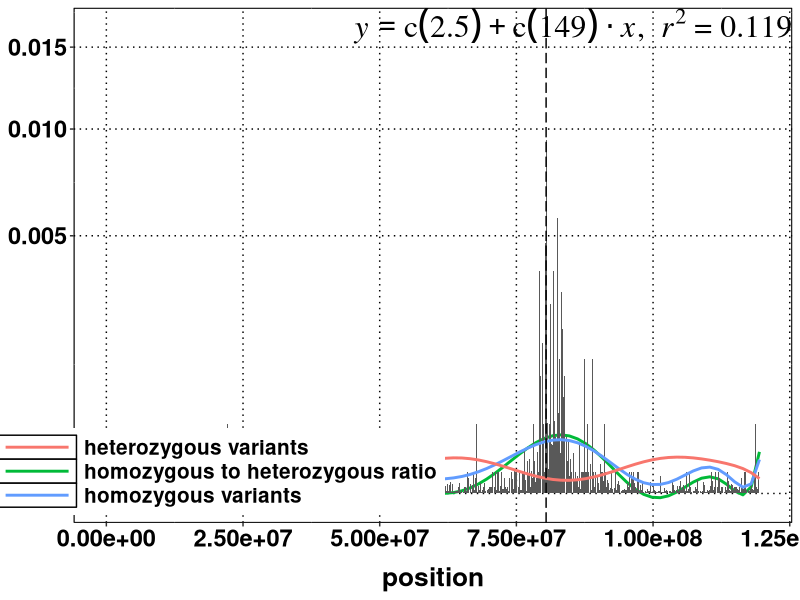
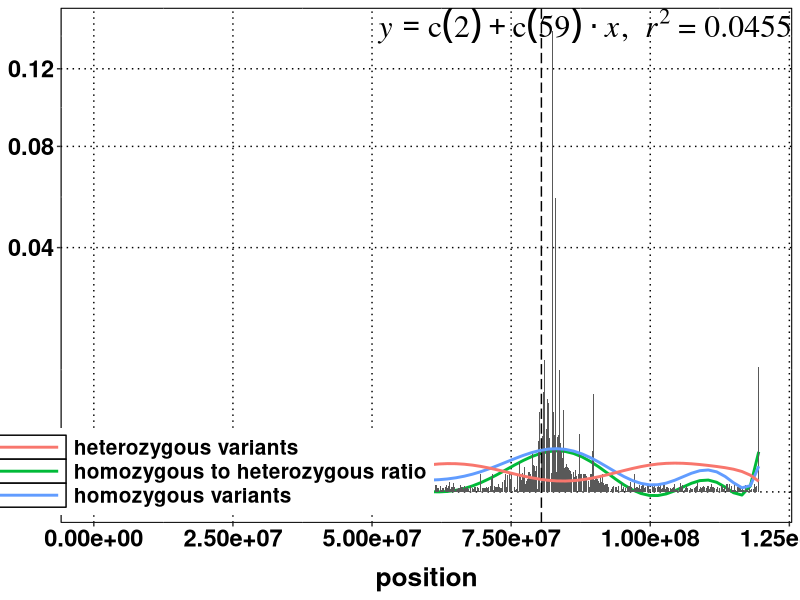
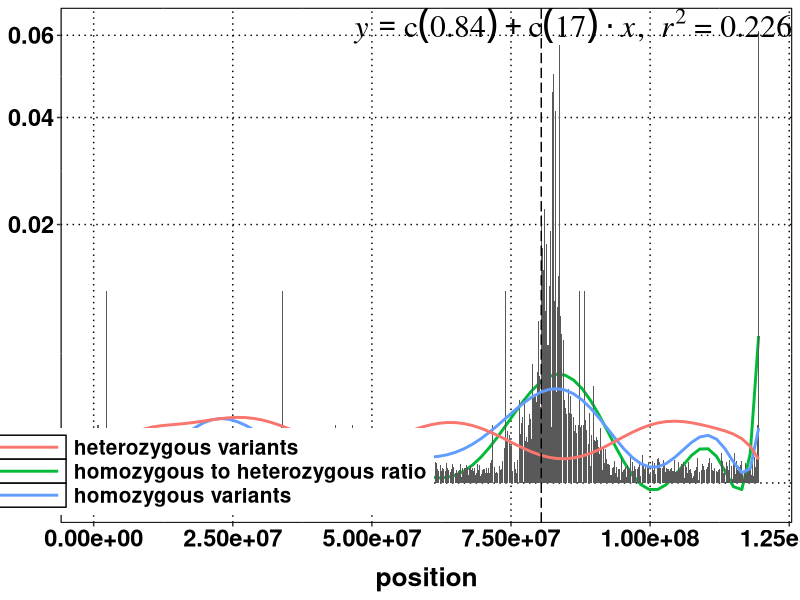
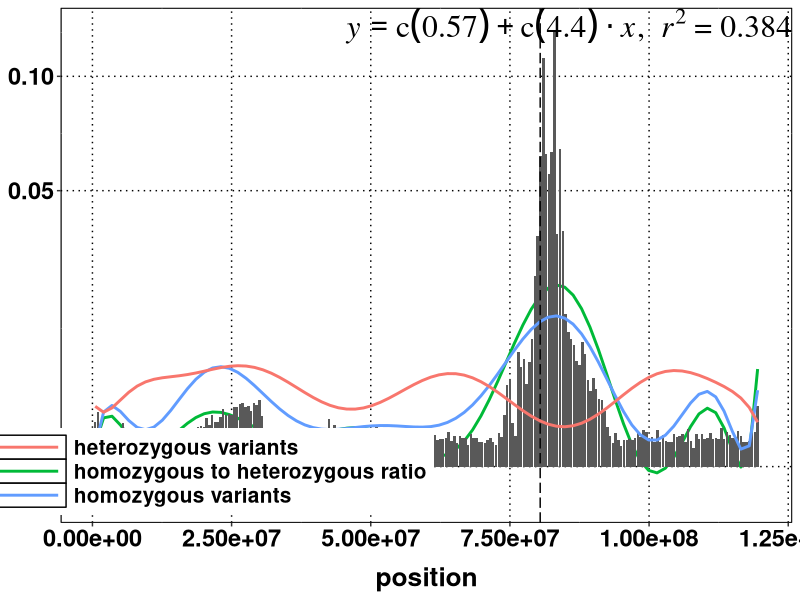
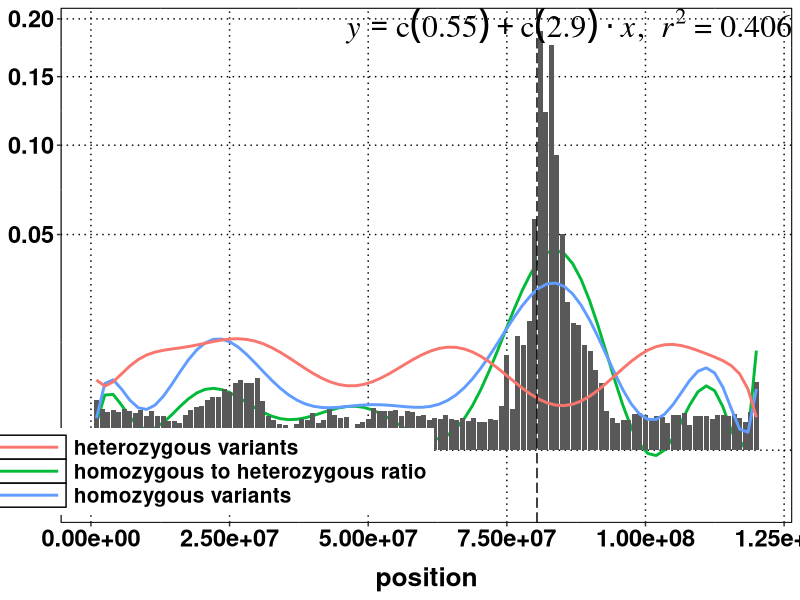
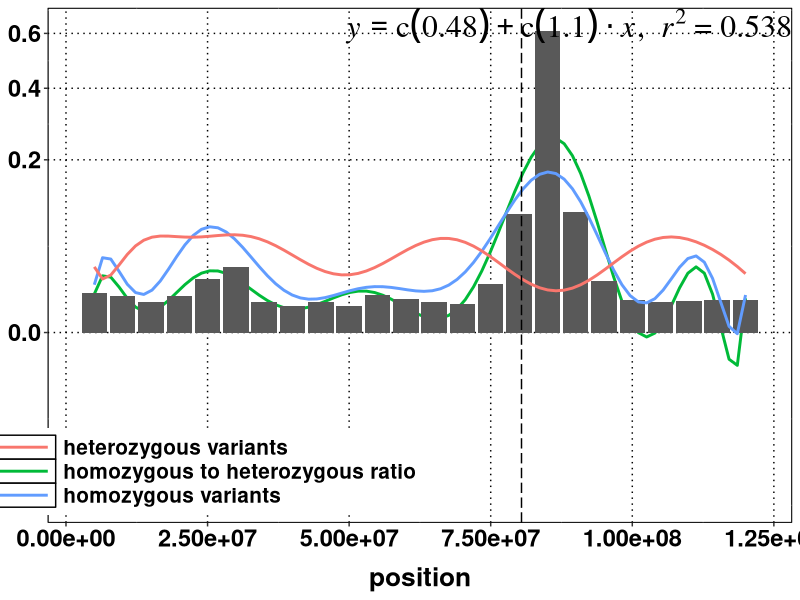
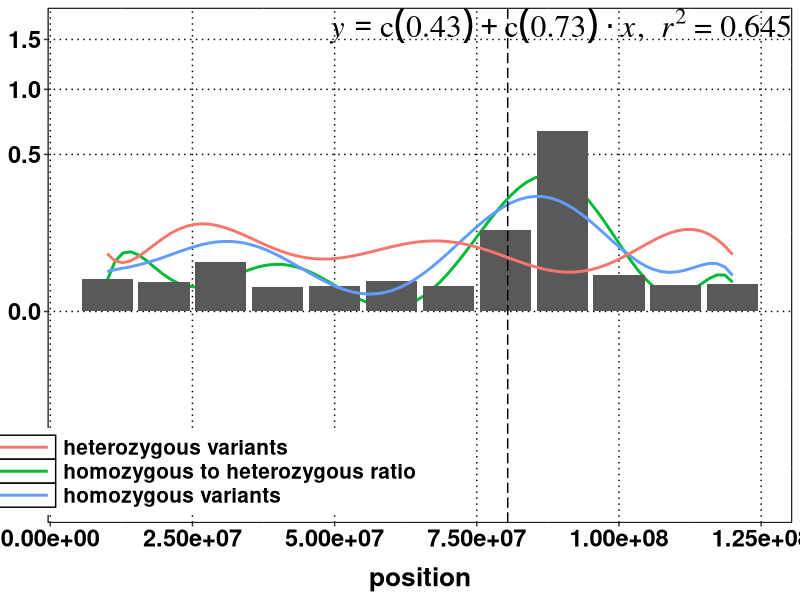
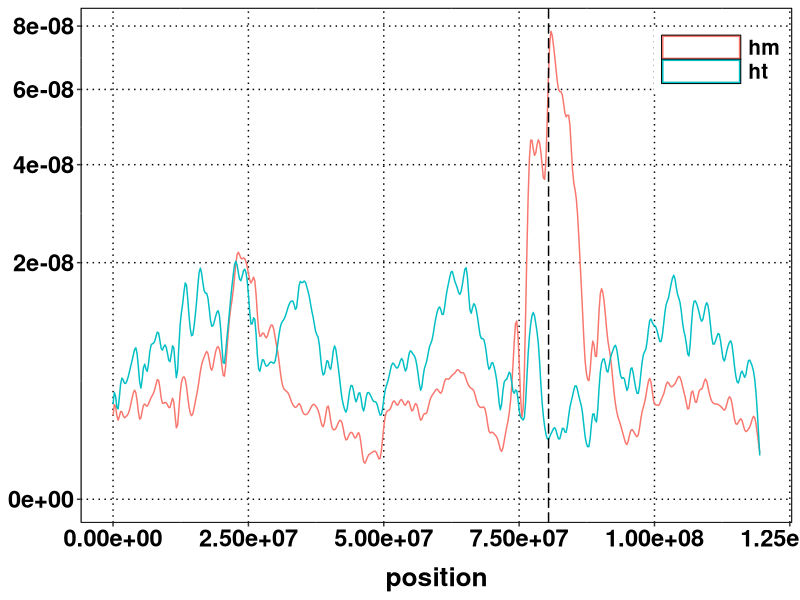

R code for these plots, in order:
## ---- chunk 1
# load the required libraries and functions
library(knitr)
library(markdown)
#opts_chunk$set(dev = 'pdf')
library(grid)
library(gridExtra)
library(ggplot2)

## cusotom ggplot theme edits
mytheme <- theme(panel.background = element_rect(fill='white', colour='black'),
        text = element_text(size = 20, face='bold', colour='black'),
        axis.title.x = element_text(size = 19, face='bold', color='black', vjust = -1),
        axis.text = element_text(size = 17, face='bold', color='black'),
        panel.grid.major = element_line(linetype = 'dotted', colour='black'),
        panel.border = element_rect(fill=NA, linetype = "solid", colour='black'),
        plot.margin=unit(c(2,2,5,2),'mm'), legend.position=c(0.2,0.1), legend.title = element_blank(),
        legend.text = element_text(colour = 'black', size = 15, face = 'bold'), legend.box = "horizontal",
        legend.key.width=unit(2, "cm"), legend.key = element_rect(fill='white'))

### lm equation display on plot. function modified from following link
## http://stackoverflow.com/questions/11949331/adding-a-3rd-order-polynomial-and-its-equation-to-a-ggplot-in-r
lm_eqn = function(x, y, n){
  m=lm(y ~ poly(x, n)) #n degree polynomial
  eq <- substitute(italic(y) == a + b %.% italic(x)*","~~italic(r)^2~"="~r2,
                   list(a = format(coef(m)[1], digits = 2),
                        b = format(coef(m)[2], digits = 2),
                        r2 = format(summary(m)$r.squared, digits = 3)))
  as.character(as.expression(eq))
}

## ---- chunk 2
tenkb <- read.delim(file="per-10000bp-filtered_sup2_colT_wsT.vcf.txt", header = TRUE)
tenkb$numhm <- tenkb$numhm + 0.1
tenkb$numht <- tenkb$numht + 0.1
tenkb$ratio <- tenkb$numhm/tenkb$numht
ggplot(data=tenkb, aes(x=position)) + stat_smooth(aes(y=ratio/sum(ratio), colour="homozygous to heterozygous ratio"),
                                                  method="lm", se=TRUE, fill=NA, formula=y ~ poly(x, 12, raw=TRUE) ) +
  geom_bar(aes(y=ratio/sum(ratio)), stat="identity") +
  stat_smooth(aes(y=numhm/sum(numhm), colour="homozygous variants"), method="lm", se=FALSE, formula=y ~ poly(x, 12, raw=TRUE) ) +
  stat_smooth(aes(y=numht/sum(numht), colour="heterozygous variants"), method="lm", se=FALSE, formula=y ~ poly(x, 12, raw=TRUE) ) +
  scale_y_sqrt() + labs(y=NULL, main="genome in 10 KB fragment chunks") + mytheme +
  geom_vline(xintercept = as.numeric(80437067), size=0.5, linetype = "longdash") +
  annotate("text", x=Inf, y=Inf, label=lm_eqn(tenkb$position, tenkb$ratio, 12), hjust=1, vjust=1, size=8, family="Times", face="italic", parse=TRUE)


## ---- chunk 3
tenkb <- read.delim(file="per-50000bp-filtered_sup2_colT_wsT.vcf.txt", header = TRUE)
tenkb$numhm <- tenkb$numhm + 0.1
tenkb$numht <- tenkb$numht + 0.1
tenkb$ratio <- tenkb$numhm/tenkb$numht
ggplot(data=tenkb, aes(x=position)) + stat_smooth(aes(y=ratio/sum(ratio), colour="homozygous to heterozygous ratio"),
                                                  method="lm", se=TRUE, fill=NA, formula=y ~ poly(x, 12, raw=TRUE) ) +
  geom_bar(aes(y=ratio/sum(ratio)), stat="identity") +
  stat_smooth(aes(y=numhm/sum(numhm), colour="homozygous variants"), method="lm", se=FALSE, formula=y ~ poly(x, 12, raw=TRUE) ) +
  stat_smooth(aes(y=numht/sum(numht), colour="heterozygous variants"), method="lm", se=FALSE, formula=y ~ poly(x, 12, raw=TRUE) ) +
  scale_y_sqrt() + labs(y=NULL, main="genome in 10 KB fragment chunks") + mytheme +
  geom_vline(xintercept = as.numeric(80437067), size=0.5, linetype = "longdash") +
  annotate("text", x=Inf, y=Inf, label=lm_eqn(tenkb$position, tenkb$ratio, 12), hjust=1, vjust=1, size=8, family="Times", face="italic", parse=TRUE)

## ---- chunk 4
tenkb <- read.delim(file="per-100000bp-filtered_sup2_colT_wsT.vcf.txt", header = TRUE)
tenkb$numhm <- tenkb$numhm + 0.1
tenkb$numht <- tenkb$numht + 0.1
tenkb$ratio <- tenkb$numhm/tenkb$numht
ggplot(data=tenkb, aes(x=position)) + stat_smooth(aes(y=ratio/sum(ratio), colour="homozygous to heterozygous ratio"),
                                                  method="lm", se=TRUE, fill=NA, formula=y ~ poly(x, 12, raw=TRUE) ) +
  geom_bar(aes(y=ratio/sum(ratio)), stat="identity") +
  stat_smooth(aes(y=numhm/sum(numhm), colour="homozygous variants"), method="lm", se=FALSE, formula=y ~ poly(x, 12, raw=TRUE) ) +
  stat_smooth(aes(y=numht/sum(numht), colour="heterozygous variants"), method="lm", se=FALSE, formula=y ~ poly(x, 12, raw=TRUE) ) +
  scale_y_sqrt() + labs(y=NULL, main="genome in 10 KB fragment chunks") + mytheme +
  geom_vline(xintercept = as.numeric(80437067), size=0.5, linetype = "longdash") +
  annotate("text", x=Inf, y=Inf, label=lm_eqn(tenkb$position, tenkb$ratio, 12), hjust=1, vjust=1, size=8, family="Times", face="italic", parse=TRUE)

## ---- chunk 5
tenkb <- read.delim(file="per-500000bp-filtered_sup2_colT_wsT.vcf.txt", header = TRUE)
tenkb$numhm <- tenkb$numhm + 0.1
tenkb$numht <- tenkb$numht + 0.1
tenkb$ratio <- tenkb$numhm/tenkb$numht
ggplot(data=tenkb, aes(x=position)) + stat_smooth(aes(y=ratio/sum(ratio), colour="homozygous to heterozygous ratio"),
                                                  method="lm", se=TRUE, fill=NA, formula=y ~ poly(x, 12, raw=TRUE) ) +
  geom_bar(aes(y=ratio/sum(ratio)), stat="identity") +
  stat_smooth(aes(y=numhm/sum(numhm), colour="homozygous variants"), method="lm", se=FALSE, formula=y ~ poly(x, 12, raw=TRUE) ) +
  stat_smooth(aes(y=numht/sum(numht), colour="heterozygous variants"), method="lm", se=FALSE, formula=y ~ poly(x, 12, raw=TRUE) ) +
  scale_y_sqrt() + labs(y=NULL, main="genome in 10 KB fragment chunks") + mytheme +
  geom_vline(xintercept = as.numeric(80437067), size=0.5, linetype = "longdash") +
  annotate("text", x=Inf, y=Inf, label=lm_eqn(tenkb$position, tenkb$ratio, 12), hjust=1, vjust=1, size=8, family="Times", face="italic", parse=TRUE)

## ---- chunk 6
tenkb <- read.delim(file="per-1000000bp-filtered_sup2_colT_wsT.vcf.txt", header = TRUE)
tenkb$numhm <- tenkb$numhm + 0.1
tenkb$numht <- tenkb$numht + 0.1
tenkb$ratio <- tenkb$numhm/tenkb$numht
ggplot(data=tenkb, aes(x=position)) + stat_smooth(aes(y=ratio/sum(ratio), colour="homozygous to heterozygous ratio"),
                                                  method="lm", se=TRUE, fill=NA, formula=y ~ poly(x, 12, raw=TRUE) ) +
  geom_bar(aes(y=ratio/sum(ratio)), stat="identity") +
  stat_smooth(aes(y=numhm/sum(numhm), colour="homozygous variants"), method="lm", se=FALSE, formula=y ~ poly(x, 12, raw=TRUE) ) +
  stat_smooth(aes(y=numht/sum(numht), colour="heterozygous variants"), method="lm", se=FALSE, formula=y ~ poly(x, 12, raw=TRUE) ) +
  scale_y_sqrt() + labs(y=NULL, main="genome in 10 KB fragment chunks") + mytheme +
  geom_vline(xintercept = as.numeric(80437067), size=0.5, linetype = "longdash") +
  annotate("text", x=Inf, y=Inf, label=lm_eqn(tenkb$position, tenkb$ratio, 12), hjust=1, vjust=1, size=8, family="Times", face="italic", parse=TRUE)

## ---- chunk 7
tenkb <- read.delim(file="per-5000000bp-filtered_sup2_colT_wsT.vcf.txt", header = TRUE)
tenkb$numhm <- tenkb$numhm + 0.1
tenkb$numht <- tenkb$numht + 0.1
tenkb$ratio <- tenkb$numhm/tenkb$numht
ggplot(data=tenkb, aes(x=position)) + stat_smooth(aes(y=ratio/sum(ratio), colour="homozygous to heterozygous ratio"),
                                                  method="lm", se=TRUE, fill=NA, formula=y ~ poly(x, 12, raw=TRUE) ) +
  geom_bar(aes(y=ratio/sum(ratio)), stat="identity") +
  stat_smooth(aes(y=numhm/sum(numhm), colour="homozygous variants"), method="lm", se=FALSE, formula=y ~ poly(x, 12, raw=TRUE) ) +
  stat_smooth(aes(y=numht/sum(numht), colour="heterozygous variants"), method="lm", se=FALSE, formula=y ~ poly(x, 12, raw=TRUE) ) +
  scale_y_sqrt() + labs(y=NULL, main="genome in 10 KB fragment chunks") + mytheme +
  geom_vline(xintercept = as.numeric(80437067), size=0.5, linetype = "longdash") +
  annotate("text", x=Inf, y=Inf, label=lm_eqn(tenkb$position, tenkb$ratio, 12), hjust=1, vjust=1, size=8, family="Times", face="italic", parse=TRUE)

## ---- chunk 8
tenkb <- read.delim(file="per-10000000bp-filtered_sup2_colT_wsT.vcf.txt", header = TRUE)
tenkb$numhm <- tenkb$numhm + 0.1
tenkb$numht <- tenkb$numht + 0.1
tenkb$ratio <- tenkb$numhm/tenkb$numht
ggplot(data=tenkb, aes(x=position)) + stat_smooth(aes(y=ratio/sum(ratio), colour="homozygous to heterozygous ratio"),
                                                  method="lm", se=TRUE, fill=NA, formula=y ~ poly(x, 8, raw=TRUE) ) +
  geom_bar(aes(y=ratio/sum(ratio)), stat="identity") +
  stat_smooth(aes(y=numhm/sum(numhm), colour="homozygous variants"), method="lm", se=FALSE, formula=y ~ poly(x, 8, raw=TRUE) ) +
  stat_smooth(aes(y=numht/sum(numht), colour="heterozygous variants"), method="lm", se=FALSE, formula=y ~ poly(x, 8, raw=TRUE) ) +
  scale_y_sqrt() + labs(y=NULL, main="genome in 10 KB fragment chunks") + mytheme +
  geom_vline(xintercept = as.numeric(80437067), size=0.5, linetype = "longdash") +
  annotate("text", x=Inf, y=Inf, label=lm_eqn(tenkb$position, tenkb$ratio, 8), hjust=1, vjust=1, size=8, family="Times", face="italic", parse=TRUE)

## ---- chunk 9
infile <- read.delim(file="varposn-genome-filtered_sup2_colT_wsT.vcf.txt", header = TRUE)
ggplot(data=infile, aes(x=position, colour=type)) + geom_density(adjust=1/10) +
  geom_vline(xintercept = as.numeric(80437067), size=0.5, linetype = "longdash") +
     scale_y_sqrt() + labs(y=NULL, main="genome wide snp density") + mytheme + theme(legend.position=c(0.9,0.9))

